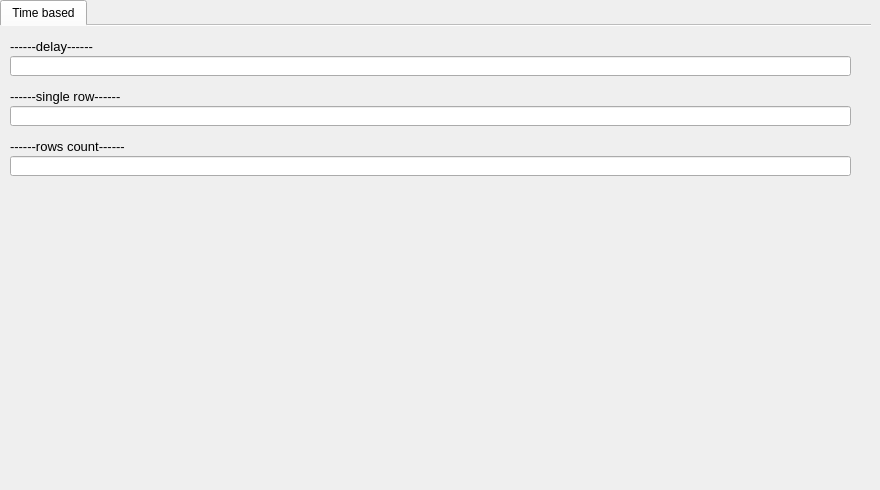
      <widget class="QWidget" name="tab_49">
       <attribute name="title">
        <string>Blind</string>
       </attribute>
       <widget class="QTabWidget" name="qeTabWidget_5">
        <property name="geometry">
         <rect>
          <x>0</x>
          <y>0</y>
          <width>871</width>
          <height>481</height>
         </rect>
        </property>
        <property name="currentIndex">
         <number>0</number>
        </property>
        <property name="documentMode">
         <bool>true</bool>
        </property>
        <widget class="QWidget" name="tab_50">
         <attribute name="title">
          <string>Time based</string>
         </attribute>
         <widget class="QLineEdit" name="q_blind_my_single_row">
          <property name="geometry">
           <rect>
            <x>10</x>
            <y>80</y>
            <width>841</width>
            <height>20</height>
           </rect>
          </property>
          <property name="font">
           <font>
            <pointsize>9</pointsize>
           </font>
          </property>
          <property name="text">
           <string/>
          </property>
         </widget>
         <widget class="QLabel" name="label_125">
          <property name="geometry">
           <rect>
            <x>10</x>
            <y>110</y>
            <width>231</width>
            <height>20</height>
           </rect>
          </property>
          <property name="font">
           <font>
            <pointsize>10</pointsize>
           </font>
          </property>
          <property name="text">
           <string>------rows count------</string>
          </property>
         </widget>
         <widget class="QLabel" name="label_126">
          <property name="geometry">
           <rect>
            <x>10</x>
            <y>60</y>
            <width>231</width>
            <height>20</height>
           </rect>
          </property>
          <property name="font">
           <font>
            <pointsize>10</pointsize>
           </font>
          </property>
          <property name="text">
           <string>------single row------</string>
          </property>
         </widget>
         <widget class="QLineEdit" name="q_blind_my_rows_count">
          <property name="geometry">
           <rect>
            <x>10</x>
            <y>130</y>
            <width>841</width>
            <height>20</height>
           </rect>
          </property>
          <property name="font">
           <font>
            <pointsize>9</pointsize>
           </font>
          </property>
          <property name="text">
           <string/>
          </property>
         </widget>
         <widget class="QLabel" name="label_38">
          <property name="geometry">
           <rect>
            <x>10</x>
            <y>10</y>
            <width>231</width>
            <height>20</height>
           </rect>
          </property>
          <property name="font">
           <font>
            <pointsize>10</pointsize>
           </font>
          </property>
          <property name="text">
           <string>------delay------</string>
          </property>
         </widget>
         <widget class="QLineEdit" name="q_blind_my_delay">
          <property name="geometry">
           <rect>
            <x>10</x>
            <y>30</y>
            <width>841</width>
            <height>20</height>
           </rect>
          </property>
          <property name="font">
           <font>
            <pointsize>9</pointsize>
           </font>
          </property>
          <property name="text">
           <string/>
          </property>
         </widget>
        </widget>
       </widget>
      </widget>
